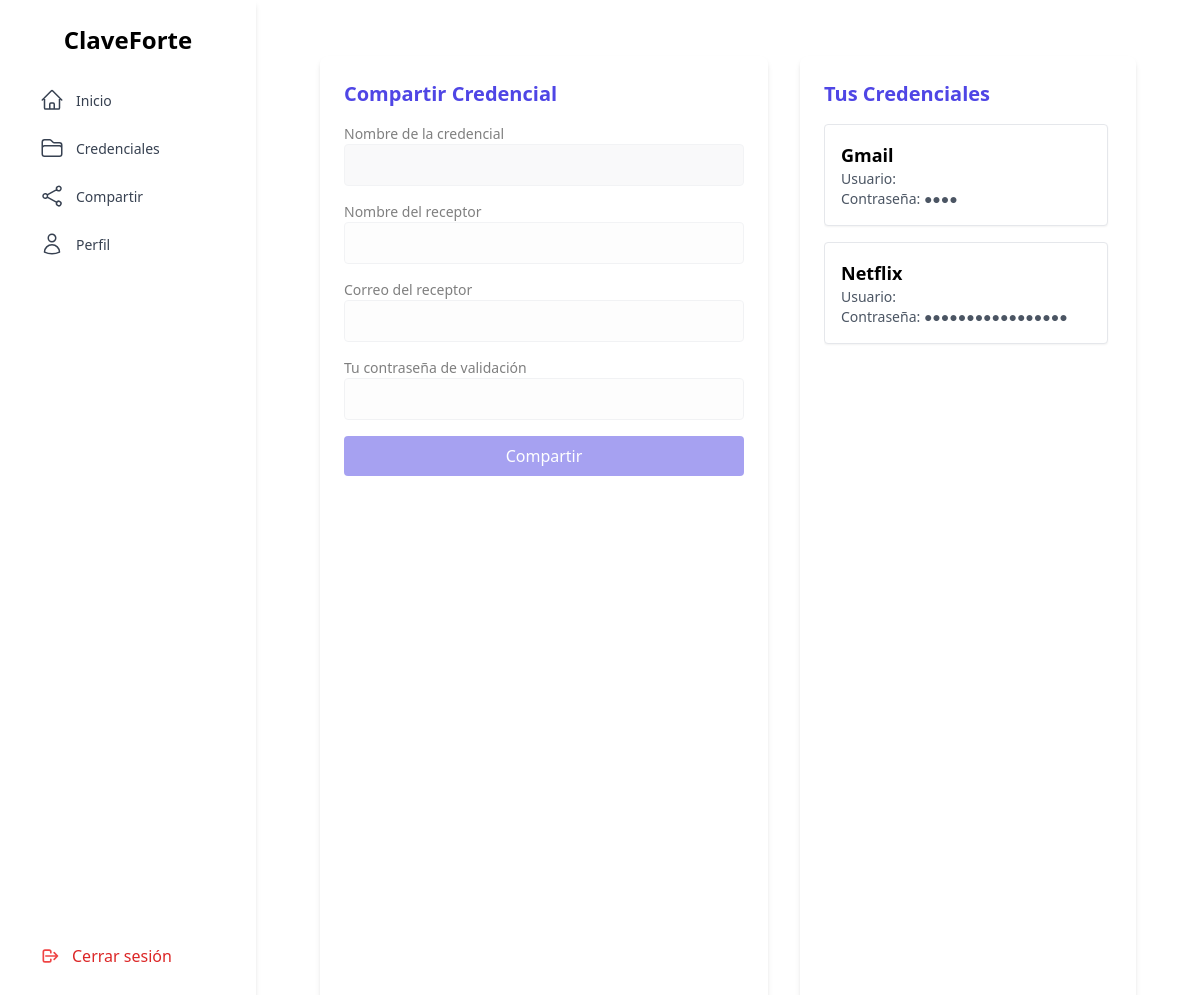
The app's page /share_credential (signed in), older data.
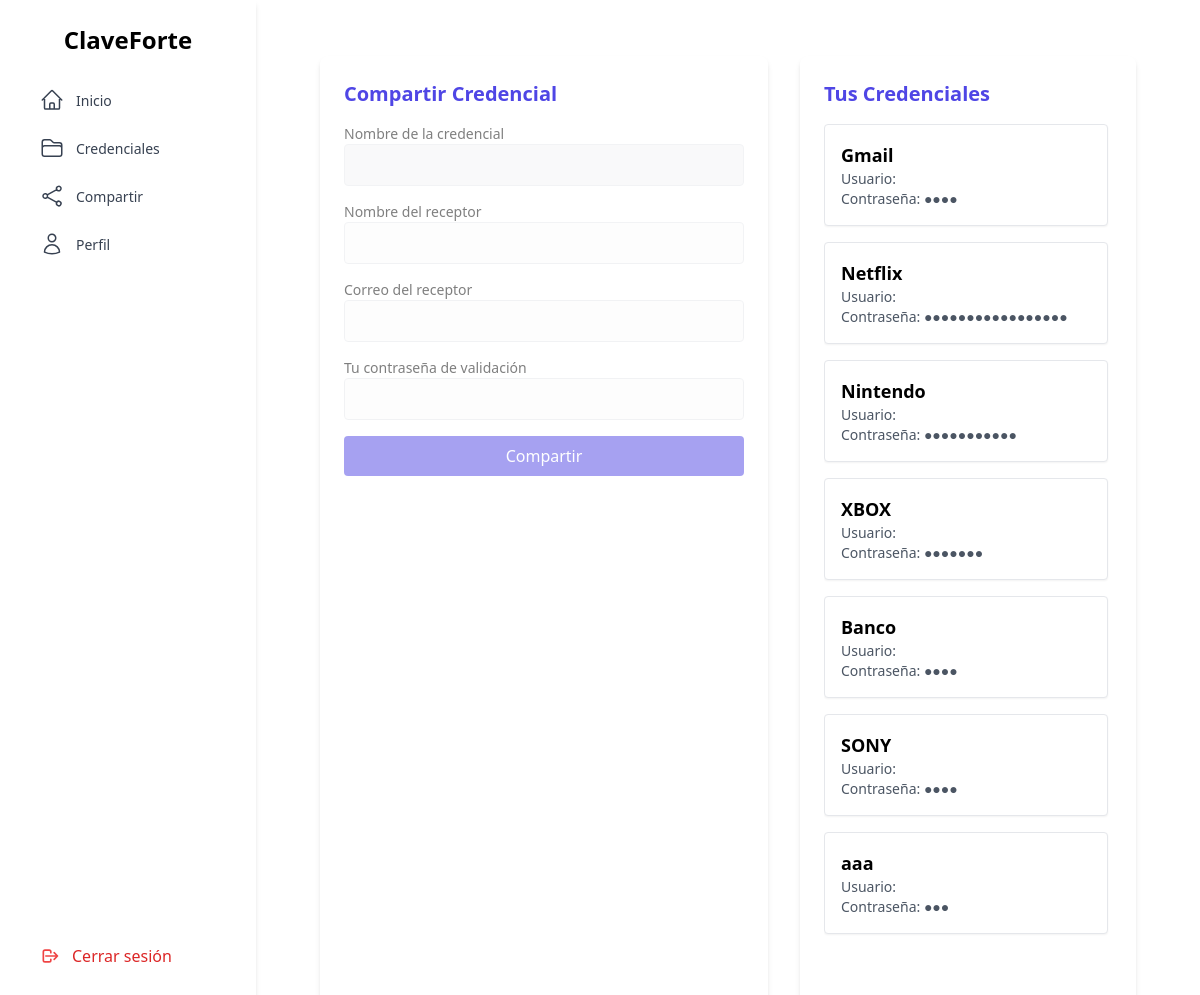
The same page, newer data.
### tables this page shows
CREATE TABLE Credentials (
        id_credential   INTEGER PRIMARY KEY AUTOINCREMENT,
        service_name    TEXT NOT NULL,
        service_pass    TEXT NOT NULL,
        users_allows    TEXT,
        name_owner      TEXT,
        id_usr          INTEGER NOT NULL,
        FOREIGN KEY (id_usr) REFERENCES Users(id_usr)
    );

### app.py (the view, shortened to what this page needs)
@app.route('/share_credential', methods=['GET', 'POST'])
def compartir_credencial():
    if not session:
        return redirect("login")
    usuario_id = session.get('usuario_id')
    rol = session.get('usuario_rol')
    conn = sqlite3.connect('instance/ClaveForte.db')
    conn.row_factory = sqlite3.Row
    cur = conn.cursor()
    cur.execute("SELECT * FROM Credentials WHERE id_usr = ?", (usuario_id,))
    credenciales = cur.fetchall()
    conn.close()
    return render_template('./credentials/compartir/compartir.html',
                           credenciales=credenciales,
                           usuario_actual=usuario_id,
                           usr_rol=rol)

### templates/credentials/compartir/compartir.html (shortened to what this page needs)
{% extends "layout.html" %}
{% block content %}
<div class="flex h-screen gap-8 px-6 py-4 box-border">
  <div class="w-full max-w-md bg-white p-6 rounded-lg shadow-md overflow-y-auto">
    <h2 class="text-xl font-semibold mb-4 text-indigo-600">Compartir Credencial</h2>
    <form id="form-compartir" action="/share_credential" method="POST" class="space-y-4 pointer-events-none opacity-50">
      <div>
        <label class="block text-sm font-medium">Nombre de la credencial</label>
        <input type="text" id="nombre_credencial" name="nombre_credencial" required readonly
               class="w-full p-2 border rounded focus:outline-none focus:ring-2 focus:ring-indigo-400 bg-gray-100">
      </div>
      <div>
        <label class="block text-sm font-medium">Nombre del receptor</label>
        <input type="text" name="nombre_receptor" required disabled
               class="w-full p-2 border rounded focus:outline-none focus:ring-2 focus:ring-indigo-400">
      </div>
      <div>
        <label class="block text-sm font-medium">Correo del receptor</label>
        <input type="email" name="correo_receptor" required disabled
               class="w-full p-2 border rounded focus:outline-none focus:ring-2 focus:ring-indigo-400">
      </div>
      <div>
        <label class="block text-sm font-medium">Tu contraseña de validación</label>
        <input type="password" name="pass_validacion" required disabled
               class="w-full p-2 border rounded focus:outline-none focus:ring-2 focus:ring-indigo-400">
      </div>
      <button type="submit" disabled
              class="w-full bg-indigo-600 text-white py-2 rounded hover:bg-indigo-700 transition">
        Compartir
      </button>
    </form>
  </div>
  <div class="flex-1 bg-white p-6 m-y-10 rounded-lg shadow-md flex flex-col">
    <h2 class="text-xl font-semibold mb-4 text-indigo-600">Tus Credenciales</h2>
    <div class="flex-1 overflow-y-auto space-y-4 pr-1">
      {% if credenciales %}
        <div id="cred-container">
        {% for c in credenciales %}
          <div
            id="cred-{{ c.id_credential }}"
            class="credencial p-4 mb-4 border rounded bg-white shadow-sm cursor-pointer"
            data-nombre="{{ c.service_name }}"
            data-id="{{ c.id_credential }}"
          >
            <p class="font-semibold text-lg">{{ c.service_name }}</p>
            <p class="text-sm text-gray-600">Usuario: {{ c.service_user }}</p>
            <p class="text-sm text-gray-600">Contraseña: {{ '●' * c.service_pass|length }}</p>
          </div>
        {% endfor %}
      </div>
      {% else %}
        <p class="text-gray-500">No tienes credenciales para mostrar.</p>
      {% endif %}
    </div>
  </div>
</div>
{% endblock %}

Row changes from the older to the newer data that the page shows:
added Credentials: service_name "Nintendo", service_pass "●●●●●●●●●●●"
added Credentials: service_name "XBOX", service_pass "●●●●●●●"
added Credentials: service_name "Banco", service_pass "●●●●"
added Credentials: service_name "SONY", service_pass "●●●●"
added Credentials: service_name "aaa", service_pass "●●●"
